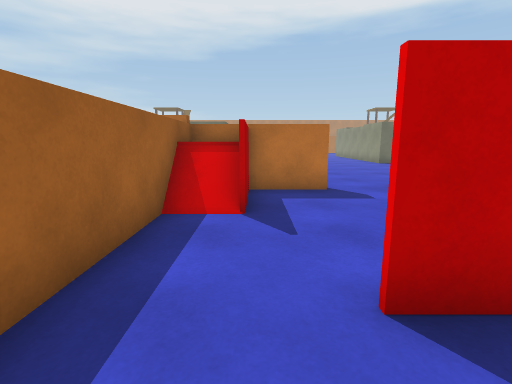
View 1 (above)

24 first-person views from a walk through a scene from a Unity 3-D project. The camera is 1.3 m above the floor, tilts 10° down and sees 85° across. The floor is counted in squares, 1 m on a side. Each view is taken from the middle of a square. On the plan, view 1 faces up. The plan holds only what a view shows up to about 13 squares ahead; the rest is blank. The place goes on beyond the plan.

View 2
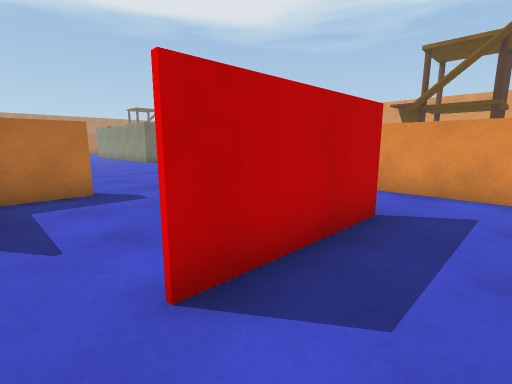

View 3
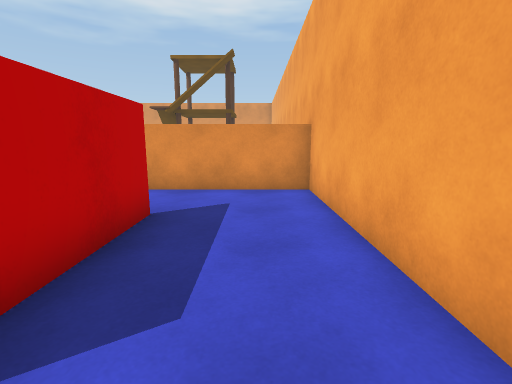

View 4
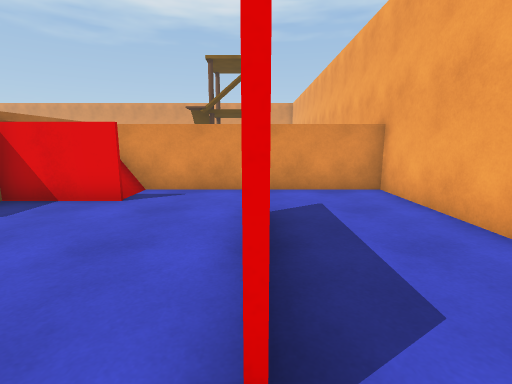

View 5
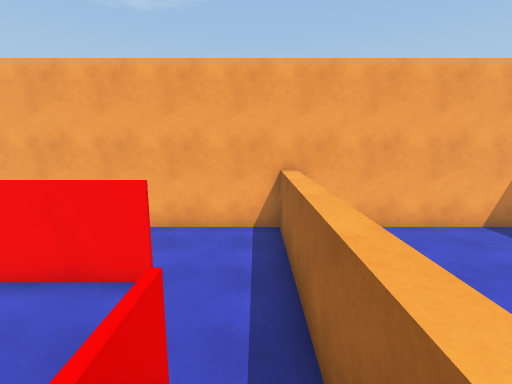

View 6
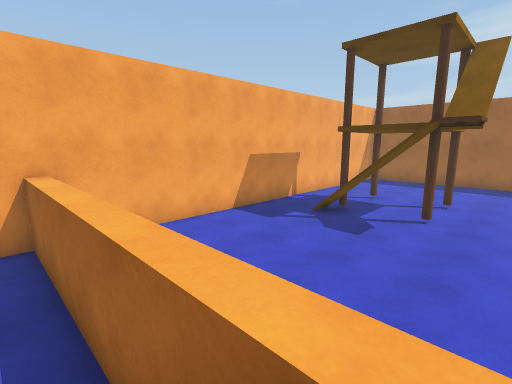

View 7
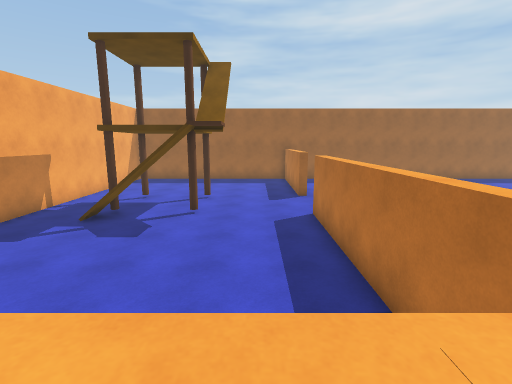

View 8
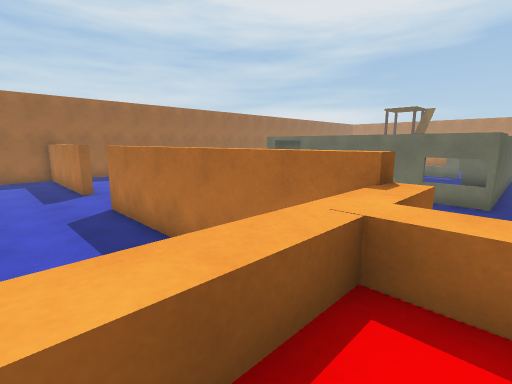

View 9
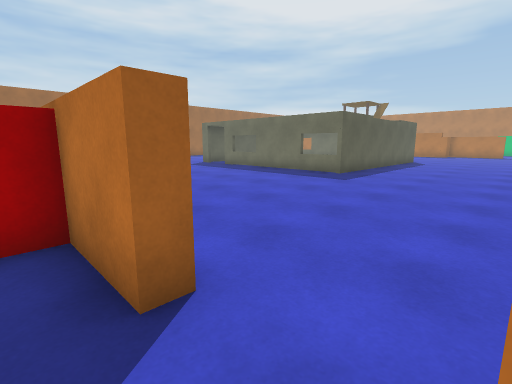

View 10
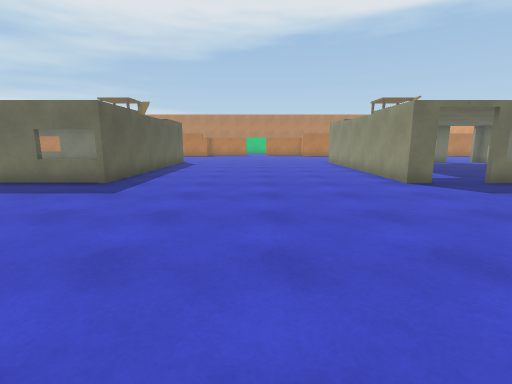

View 11
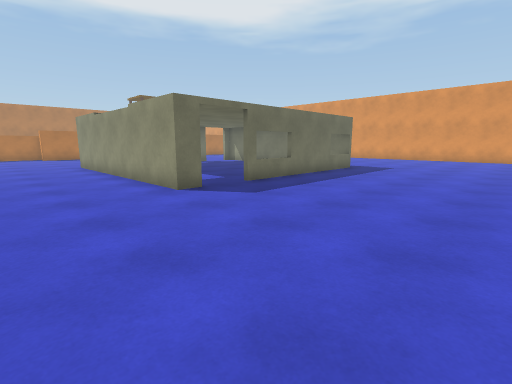

View 12
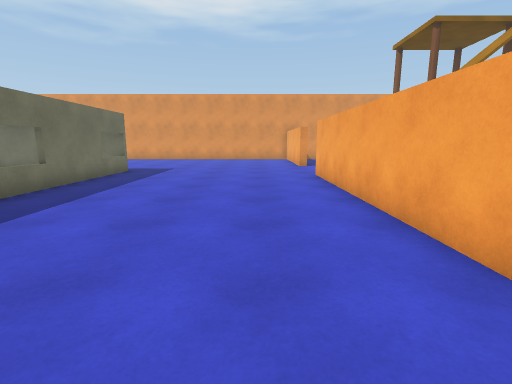

View 13
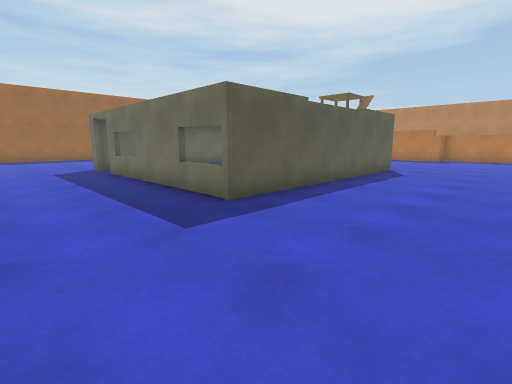

View 14
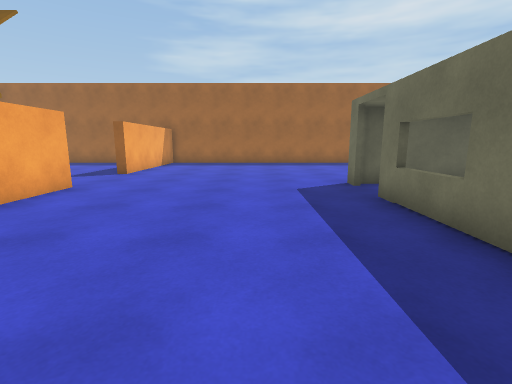

View 15
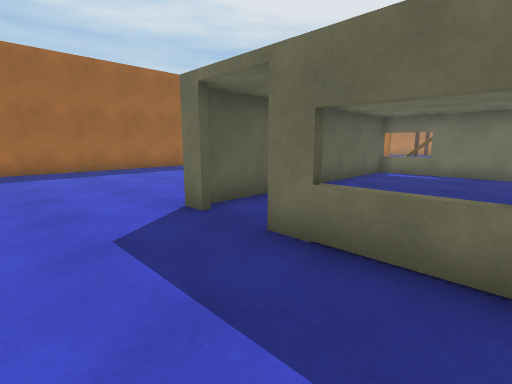

View 16
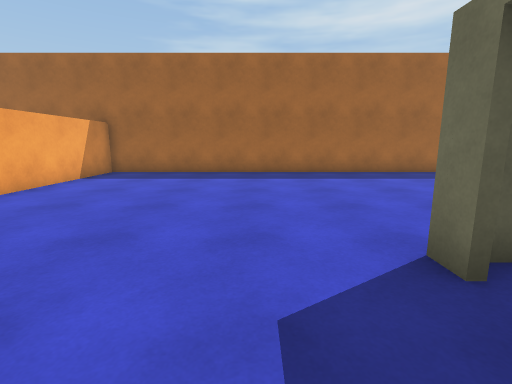

View 17
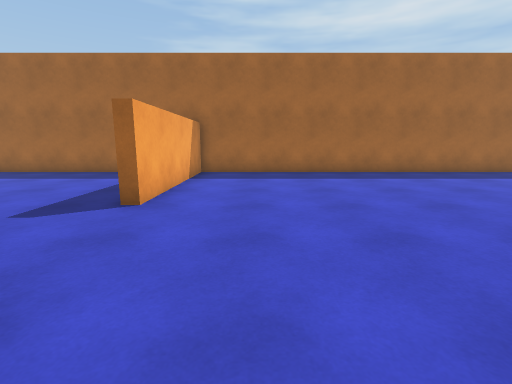

View 18
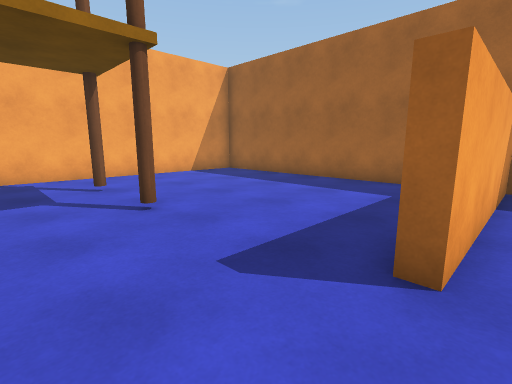

View 19
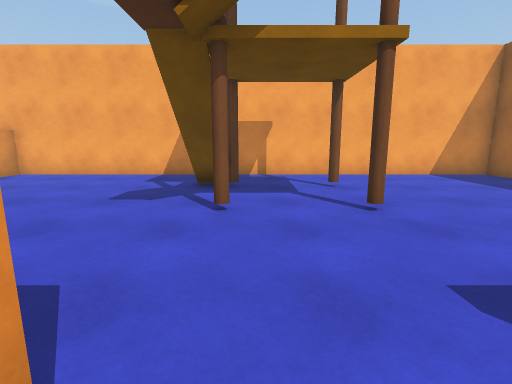

View 20
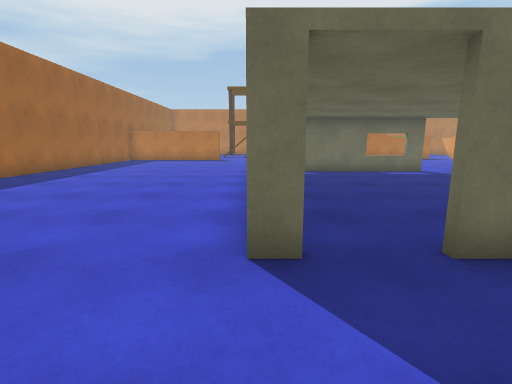

View 21
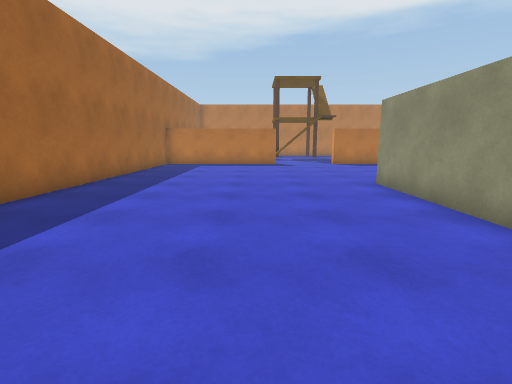

View 22
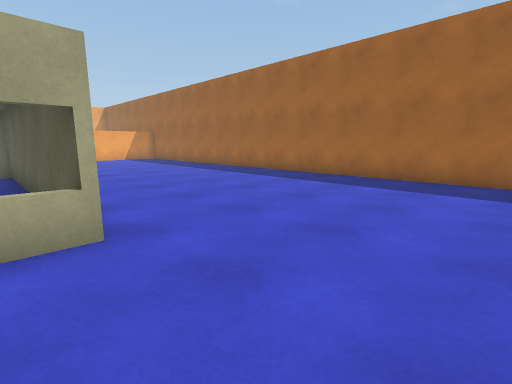

View 23
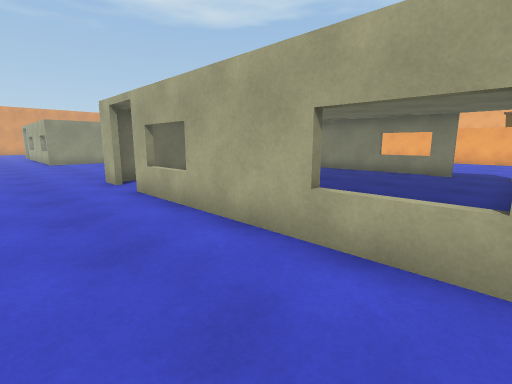

View 24
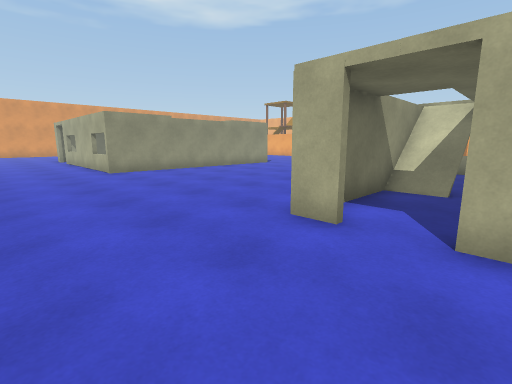

### Floor plan
Key: @ floor where view 1 was taken; # wall or solid block; . main floor; : floor 1.25 m higher than the main floor; / step, stairs or slope; v drop or lower ground; T tower; B building; O other object.
Columns run from 22 left of view 1 to 20 right of it. Each row starts with its distance up from view 1.
 32 #...........     ............
 31 #.................................
 30 #.................................
 29 #................................
 28 #.........BBBBBBBB.BB.........BBB
 27 #.........B.........B.........B
 26 #.........B.........B.........B
 25 #.........B.........B.........B
 24 #.........B...... ./B.........B         B
 23 #.........B......   B.........B         B
 22 #.........B......  OB.........B   ..    B
 21 #.........B......  .B.........B  ...
 20 #.........B......  .B.........B ...
 19 #.........B......  .B.........B...      B
 18 #.........B.BBBBBBBBB.........BB.BBBBBBBB
 17 #........................................
 16 #........................................
 15 #........................................
 14 #.........................................
 13 #..........................................
 12 #................ .........................
 11 #...............   ......................
 10 #..................  ....................
  9 ########...##########......   #########
  8   ................   ###...##
  7 #.................   :......O
  6 #.................  v//.....OO#
  5 #.......T..T......  #/O.....O #
  4 #.................  #.........#
  3 #..........T......  #.........#
  2 #.......T..T......  #..#####..#
  1 #.................. #.........#
  0 #...................#.@.......#
 -1 #...................#.........#
 -2 ###############################

Positions as (right, up) in squares from view 1, and headings:
1: (0, 0), facing up
2: (0, 0), facing up-right
3: (0, 0), facing right
4: (0, 2), facing right
5: (-1, 7), facing down
6: (-1, 7), facing down-left
7: (-1, 7), facing left
8: (-1, 6), facing up-left
9: (4, 7), facing up-left
10: (3, 9), facing up
11: (4, 11), facing up-right
12: (5, 12), facing right
13: (3, 14), facing up-left
14: (-3, 15), facing left
15: (-7, 15), facing up-left
16: (-9, 16), facing left
17: (-9, 12), facing left
18: (-12, 10), facing down-left
19: (-12, 10), facing down
20: (-12, 15), facing up
21: (-16, 19), facing up
22: (-11, 32), facing down-left
23: (-12, 31), facing down-right
24: (-5, 32), facing down-right
